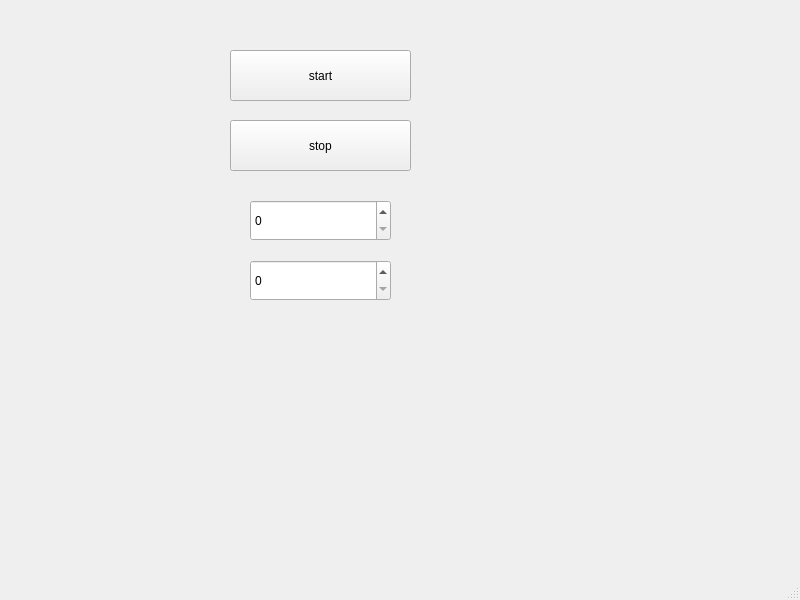
<?xml version="1.0" encoding="UTF-8"?>
<ui version="4.0">
 <class>MainWindow</class>
 <widget class="QMainWindow" name="MainWindow">
  <property name="geometry">
   <rect>
    <x>0</x>
    <y>0</y>
    <width>800</width>
    <height>600</height>
   </rect>
  </property>
  <property name="windowTitle">
   <string>MainWindow</string>
  </property>
  <widget class="QWidget" name="centralwidget">
   <widget class="QSpinBox" name="spinBoxPos">
    <property name="geometry">
     <rect>
      <x>250</x>
      <y>200</y>
      <width>141</width>
      <height>41</height>
     </rect>
    </property>
   </widget>
   <widget class="QSpinBox" name="spinBoxVelocity">
    <property name="geometry">
     <rect>
      <x>250</x>
      <y>260</y>
      <width>141</width>
      <height>41</height>
     </rect>
    </property>
   </widget>
   <widget class="QPushButton" name="btnStart">
    <property name="geometry">
     <rect>
      <x>230</x>
      <y>50</y>
      <width>181</width>
      <height>51</height>
     </rect>
    </property>
    <property name="text">
     <string>start</string>
    </property>
   </widget>
   <widget class="QPushButton" name="btnStop">
    <property name="geometry">
     <rect>
      <x>230</x>
      <y>120</y>
      <width>181</width>
      <height>51</height>
     </rect>
    </property>
    <property name="text">
     <string>stop</string>
    </property>
   </widget>
  </widget>
  <widget class="QMenuBar" name="menubar">
   <property name="geometry">
    <rect>
     <x>0</x>
     <y>0</y>
     <width>800</width>
     <height>28</height>
    </rect>
   </property>
  </widget>
  <widget class="QStatusBar" name="statusbar"/>
 </widget>
 <resources/>
 <connections/>
</ui>
